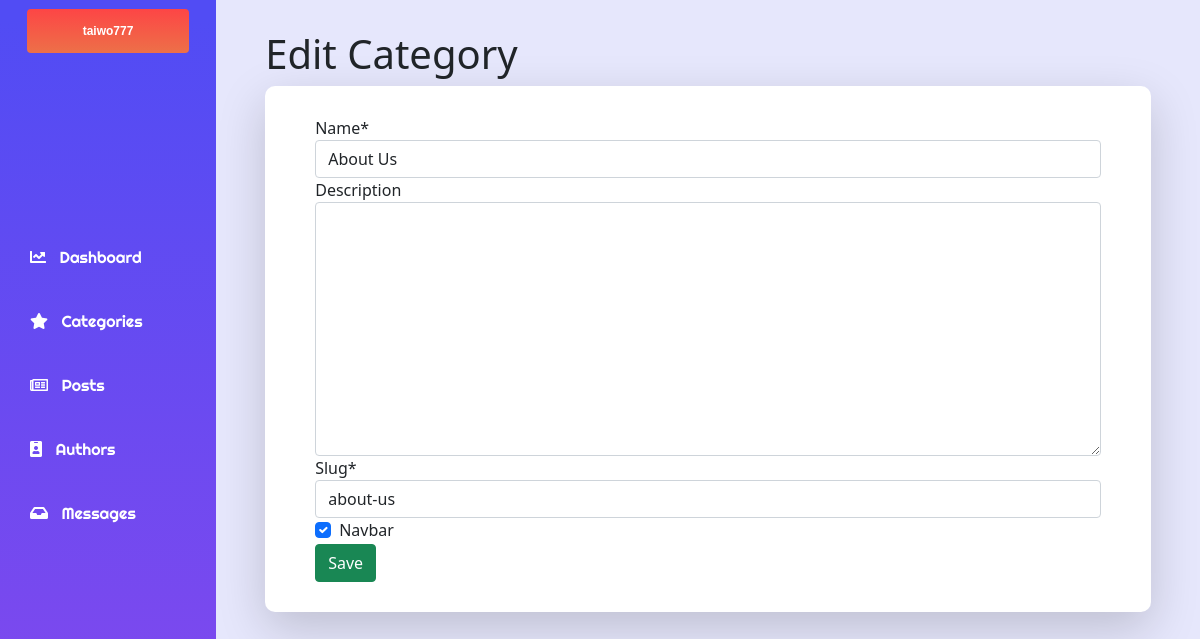
The app's page /dashboard/categoryEdit/about-us/ (signed in) with its own data.
### accounts/models.py (models this page shows)
class CustomUser(AbstractUser):
    first_name = models.CharField(max_length=128)
    last_name = models.CharField(max_length=128)
    profile_image = models.ImageField(upload_to='accounts', blank=False, default='accounts/user01.jpeg')
    REQUIRED_FIELDS = [
        'first_name',
        'last_name',
        'email'
    ]

### website/models.py (models this page shows, shortened)
class Category(models.Model):
    name = models.CharField(max_length=250, unique=True)
    description = models.TextField(blank=True)
    slug = models.SlugField(null=True,unique=True)
    navbar = models.BooleanField(default=False)
    class Meta:
        ordering = ('name',)
        verbose_name = 'category'
        verbose_name_plural = 'categories'

### dashboard/views.py (the view)
# urls.py: path('categoryEdit/<slug:category_slug>/', views.editCategory, name='editCategory'),
@user_passes_test(group_check)
def editCategory(request, category_slug):
    editCateogry = Category.objects.get(slug=category_slug)
    form = CategoryForm(request.POST or None, instance = editCateogry)
    if form.is_valid():
        form.save()
        return HttpResponseRedirect(reverse('dashboard:categories'))
    context = {'form':form}
    return render(request, 'dashboard/category_edit.html', context )

### contact/forms.py
class MessageForm(ModelForm):
    class Meta:
        model = Messages
        fields = ['name', 'email', 'body']

### website/forms.py
class CategoryForm(ModelForm):
    class Meta:
        model = Category
        fields = '__all__'

### dashboard/views.py (called while the page is built)
def group_check(user):
    if user.groups.filter(name="Admin").exists() == True:
        return True
    else:
        return False

### website/context_processors.py (called while the page is built)
def whatWeDo(request):
    whatWeDo = Post.objects.filter(category = 8)
    return dict(whatWeDo=whatWeDo)

def menu(request):
    links = Category.objects.filter(navbar = True)
    return dict(links=links)

def post_menu(request):
    post_list = Post.objects.filter(published = True)
    return dict(post_list=post_list)

def message_count(request):
    message_countAll = Messages.objects.filter(read=False)
    message_count = message_countAll.count()
    return dict(message_count=message_count)

def contact_form(request):
    formMessage = MessageForm()
    context = {
        'formMessage':formMessage
    }
    return context

### dashboard/templates/dashboard/category_edit.html (shortened to what this page needs)
{% extends "baseManager.html" %}
{% load static %}
{% load crispy_forms_tags %}
{% block content%}
<link rel="stylesheet" href="{% static 'css/category.css' %}" />
  <div class="content mobileContainer">
    <div style="width: 90%;" class="tableHeaderContainer">
      <div class="postSection">
        <h1 class="postSectionItem">Edit Category</h1>
      </div>
    </div>
<div style="border-radius: 10px; " class="tableConatiner shadow-lg">
    <form style="width: 100%;" class="formContainer" action="" method="post" enctype="multipart/form-data">
        {{ form | crispy }}
        <button class="btn btn-success" type="submit">Save</button>
    </form>
</div>
</div>
    {% endblock content %}

### dashboard/templates/sidebar.html (shortened to what this page needs)
{% load static %}
<link rel="stylesheet" href="{% static 'css/manager.css' %}" />
<div class="sidebar">
<div class="badge bg-light  text-center py-md-3 px-md-3 w-75 mx-auto AdminProfileHeader">
    {{request.user}}
    </div>
<div class=" sectionContent ">
   <a class="text-white sidebar-link" href="{% url 'dashboard:main' %}"">
    <i class="fas fa-chart-line"></i>&nbsp;&nbsp;   Dashboard
    </a>
    <a id="" class="text-white sidebar-link target" href="{% url 'dashboard:categories' %}">
        <i class="fas fa-star"></i>&nbsp;&nbsp;  Categories
    </a>
    <a class="text-white sidebar-link" href="{% url 'dashboard:posts' %}">
        <i class="far fa-newspaper"></i>&nbsp;&nbsp;   Posts
    </a>
    <a class="text-white sidebar-link" href="{% url 'dashboard:authors' %}">
        <i class="fas fa-id-badge"></i>&nbsp;&nbsp;   Authors
    </a>
    <a class="text-white sidebar-link" href="{% url 'dashboard:messages' %}">
        <i class="fas fa-inbox"></i>&nbsp;&nbsp;   Messages
    </a>
</div>
</div>

### static/css/manager.css (style rules this page uses)
@media only screen and (min-width: 969px) { .AdminProfileHeader { font-family: Helvetica; font-weight: bolder; margin-bottom: 80% !important; margin-top: 4%; background: linear-gradient(180deg, rgba(255, 0, 0, 0.72) 0%, #ED7048 100%); } }
@media only screen and (min-width: 969px) { .sidebar { background: linear-gradient(180deg, #514CF4 2.36%, #8648ED 102.36%); width: 18%; font-family: 'Righteous', cursive; } }
@media only screen and (min-width: 969px) { .AdminProfileHeader { display: flex; justify-content: center; } }
@media only screen and (min-width: 969px) { .content { height: 100vh !important; background-color: #E6E7FC; width: 82%; display: flex; align-items: center; flex-direction: column; } }
@media only screen and (min-width: 969px) { .sidebar-link { list-style-type: none; text-transform: none; text-decoration: none; transition: 0.3s ease-in-out; } }
@media only screen and (min-width: 969px) { .sidebar, .content { height: 100vh !important; overflow: auto; float: left; } }
@media only screen and (min-width: 969px) { .sectionContent { display: flex; flex-direction: column; } }
@media only screen and (min-width: 969px) { .sectionContent a { padding-bottom: 20px; padding-top: 20px; padding-left: 30px; } }

### static/css/category.css (style rules this page uses)
@media only screen and (min-width: 969px) { .formContainer { width: 90%; } }
@media only screen and (min-width: 969px) { .tableConatiner { display: flex; justify-content: center; width: 90%; padding: 30px 50px; border-radius: 70px; background-color: white; } }
@media only screen and (min-width: 969px) { .postSection { display: flex; align-items: center; } }
@media only screen and (min-width: 969px) { .tableHeaderContainer { padding-top: 3%; display: flex; align-items: center; justify-content: space-between; } }
@media only screen and (min-width: 969px) { .postSectionItem { margin-right:30px; } }
@media only screen and (min-width: 969px) { ::placeholder { padding: 10px; } }

### records on screen
CustomUser: user "taiwo777"
Category: name "About Us", slug "about-us", navbar "☑"
